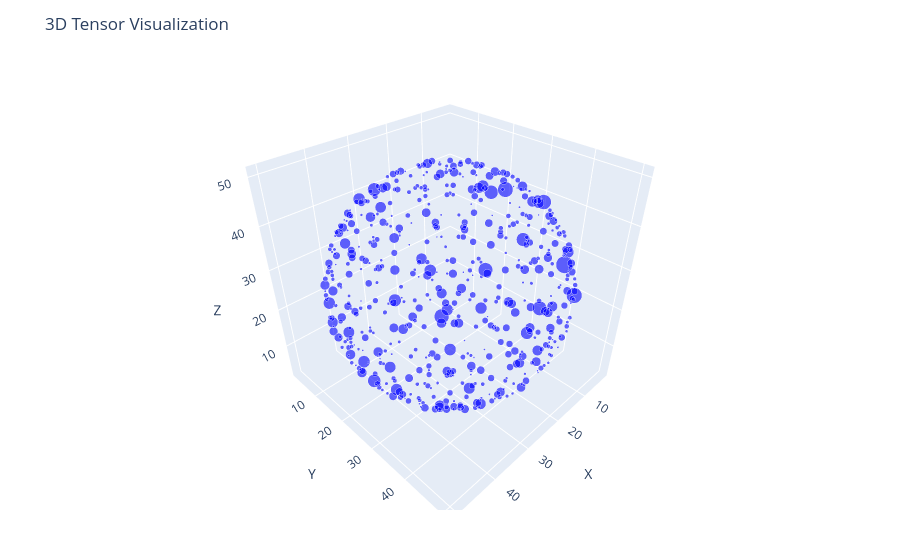

Notebook cell for this chart:
### Markdown cell above
For a tensor this large we may want an option other than printing to the screen or visualizing.  We can for example save the tensor to a file.  Use the `saveTensorToFile` command.  We will be making 3 versions of this tensor by the end of this notebook so we start by labeling this one as `source` and also list its dimensions.

Similar to the visualization `plotTensor` you can provide an optional final number like `0.001` to drop any coordinates whose absolute value is smaller than `0.001` and save on storage.  Of course this creates a coarser approximation to your original tensor so you will need to work with the tolerances you deem appropriate.

For sparse tensors in the range of 100 x 100 x 100, plotting tends to still be robust, but it may load slower and render less smoothly depending on the parameters chosen.

If you'd like to save the data to a file, uncomment the first line.

### Code cell
# saveTensorToFile(sphere51, "sphere-51x51x51-source.txt"); # Save a copy.  
plotTensor(sphere51, 0.01) # try taking a picture with the camera icon

### Figure 1 — Plotly figure (JSON) as saved in the notebook; plotly's stock layout.template omitted (floating-point values rounded to 4 significant figures; data arrays with more than 128 entries replaced by an {"elided": "..."} marker saying what was removed)
{"data": [{"marker": {"color": "blue", "opacity": 0.6, "size": {"elided": "578 float values"}}, "mode": "markers", "type": "scatter3d", "x": {"elided": "578 int values"}, "y": {"elided": "578 int values"}, "z": {"elided": "578 int values"}}], "layout": {"margin": {"b": 50, "l": 50, "r": 50, "t": 60}, "scene": {"aspectmode": "cube", "xaxis": {"range": [1, 52], "title": "X"}, "yaxis": {"range": [1, 52], "title": "Y"}, "zaxis": {"range": [1, 52], "title": "Z"}}, "title": "3D Tensor Visualization"}}
